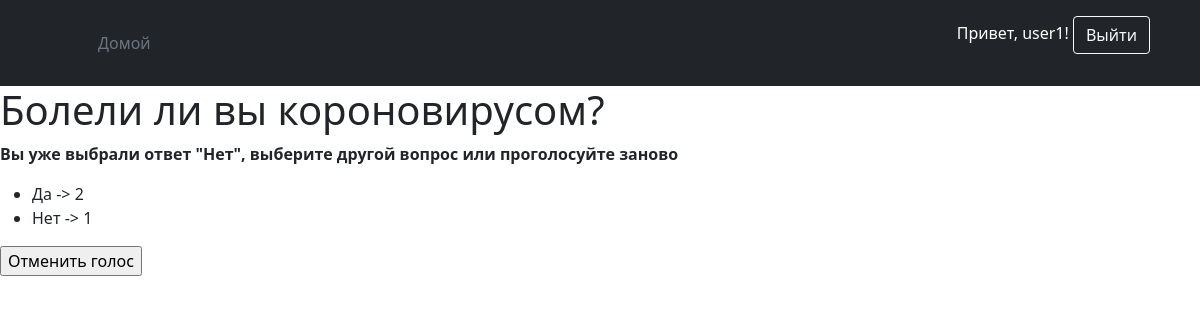
/1/ (signed in), run on the app's committed database.
### covid/models.py (models this page shows, shortened)
class Question(models.Model):
    question_text = models.CharField(max_length=200, verbose_name="Вопрос")
    pub_date = models.DateTimeField(verbose_name="Дата публикации",
                                    default=datetime.datetime.now())
    is_active = models.BooleanField(verbose_name="Опубликован", default=True)
    class Meta:
        verbose_name = 'Вопрос'
        verbose_name_plural = 'Вопросы'

class Choice(models.Model):
    question = models.ForeignKey(Question, on_delete=models.CASCADE)
    choice_text = models.CharField(max_length=200, verbose_name="Ответы")
    def __str__(self):
        return self.choice_text
    class Meta:
        verbose_name = 'Ответы'
        verbose_name_plural = 'Ответы'

### covid/views.py (the view)
# urls.py: path('<int:question_id>/', DetailsView.as_view(), name='detail'),
class DetailsView(View):
    def get(self, request, question_id):
        question = get_question(question_id)
        if check_user_vote(request, question_id) == True:
            choices = get_count_choices(question_id)
            user_choice = get_user_choice(request, question_id)
            return TemplateResponse(request, 'covid/results.html',
                                            {'question': question,
                                             'choices': choices,
                                             'error_message': f'Вы уже выбрали ответ "{user_choice}",\
                                              выберите другой вопрос или проголосуйте заново'})
        return TemplateResponse(request, 'covid/detail.html', {'question': question})

### covid/services.py (called while the page is built)
def get_question(question_id):
    question = get_object_or_404(Question, pk=question_id)
    return question

def check_user_vote(request, question_id):
    result_check = UserVote.objects.select_related('choice') \
                                   .filter(user=request.user, choice__question_id=question_id) \
                                   .exists()
    return result_check

def get_count_choices(question_id):
    choices = get_question(question_id).choice_set.annotate(votes_count=Count('uservote'))
    return choices

def get_user_choice(request, question_id):
    user_choice = Choice.objects.filter(question_id=question_id, id__in=request.user.uservote_set
                                .values_list('choice_id', flat=True))\
                                .first()
    return user_choice

### covid/templates/covid/results.html (shortened to what this page needs)
{% extends 'covid/base.html' %}
{% block content %}
<h1>{{ question.question_text }}</h1>
{% if error_message %}<p><strong>{{ error_message }}</strong></p>{% endif %}
<ul>
    {% for choice in choices %}
    <li>{{ choice.choice_text }} -> {{ choice.votes_count }}</li>
    {% endfor %}
</ul>
<form action="{% url 'covid:cancel_vote' question.id %}" method="POST">
    <input type="submit" value="Отменить голос">
</form>
{% endblock %}

### covid/templates/covid/base.html (shortened to what this page needs)
<!DOCTYPE html>
<html lang="en">
<head>
    <link href="https://cdn.jsdelivr.net/npm/bootstrap@5.1.3/dist/css/bootstrap.min.css" rel="stylesheet"
>
</head>
<header class="p-3 bg-dark text-white">
    <div class="container">
        <div class="d-flex flex-wrap align-items-center justify-content-center justify-content-lg-start">
            <a href="/" class="d-flex align-items-center mb-2 mb-lg-0 text-white text-decoration-none">
                <svg class="bi me-2" width="40" height="32" role="img" aria-label="Bootstrap">
                    <use xlink:href="#bootstrap"/>
                </svg>
            </a>
            <ul class="nav col-12 col-lg-auto me-lg-auto mb-2 justify-content-center mb-md-0">
                <li><a href="/" class="nav-link px-2 text-secondary">Домой</a></li>
            </ul>
            <div class="text-end">
                {% if request.user.is_authenticated %}
                <p>Привет, {{user.username}}! <a href="{% url 'covid:logout' %}">
                    <button type="button" class="btn btn-outline-light me-2">Выйти</button>
                </a></p>
                {% endif %}
            </div>
        </div>
    </div>
</header>
<body>
{% block content %}
{% endblock %}
</body>
</html>

### data on the page
Question: question_text "Болели ли вы короновирусом?"
Choice: choice_text "Да", votes_count "2"
Choice: choice_text "Нет", votes_count "1"

### other printed values
{{ user.username }} "user1"
{{ error_message }} "Вы уже выбрали ответ \"Нет\", выберите другой вопрос или проголосуйте заново"
